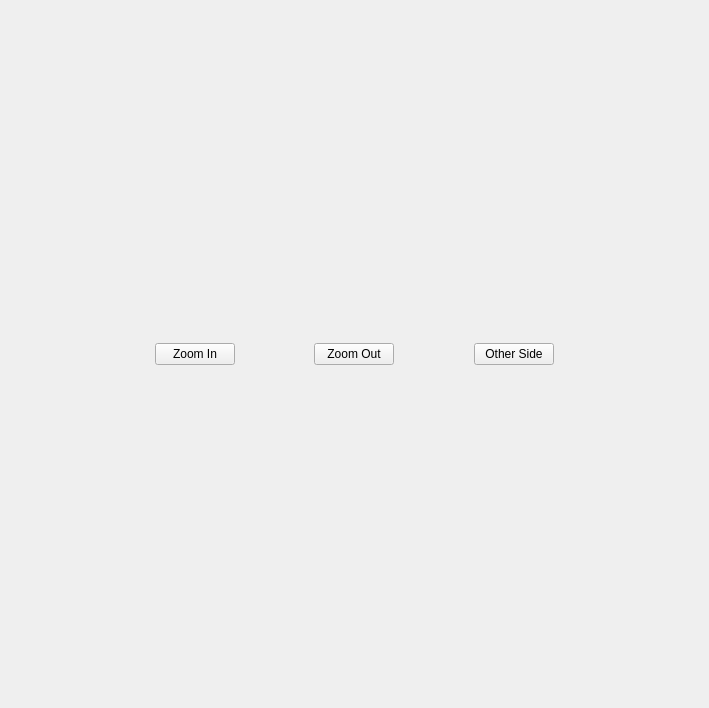
<?xml version="1.0" encoding="UTF-8"?>
<ui version="4.0">
 <class>MainWindow</class>
 <widget class="QMainWindow" name="MainWindow">
  <property name="geometry">
   <rect>
    <x>0</x>
    <y>0</y>
    <width>709</width>
    <height>708</height>
   </rect>
  </property>
  <property name="windowTitle">
   <string>Ballot Inspector</string>
  </property>
  <widget class="QWidget" name="centralwidget">
   <layout class="QVBoxLayout" name="verticalLayout_2">
    <item>
     <layout class="QHBoxLayout" name="horizontalLayout">
      <item>
       <layout class="QHBoxLayout" name="horizontalLayout_3">
        <property name="sizeConstraint">
         <enum>QLayout::SetMinAndMaxSize</enum>
        </property>
        <item>
         <spacer name="horizontalSpacer">
          <property name="orientation">
           <enum>Qt::Horizontal</enum>
          </property>
          <property name="sizeHint" stdset="0">
           <size>
            <width>40</width>
            <height>20</height>
           </size>
          </property>
         </spacer>
        </item>
        <item>
         <spacer name="horizontalSpacer_5">
          <property name="orientation">
           <enum>Qt::Horizontal</enum>
          </property>
          <property name="sizeHint" stdset="0">
           <size>
            <width>40</width>
            <height>20</height>
           </size>
          </property>
         </spacer>
        </item>
        <item>
         <widget class="QPushButton" name="zoomIn">
          <property name="enabled">
           <bool>true</bool>
          </property>
          <property name="text">
           <string>Zoom In</string>
          </property>
         </widget>
        </item>
        <item>
         <spacer name="horizontalSpacer_3">
          <property name="orientation">
           <enum>Qt::Horizontal</enum>
          </property>
          <property name="sizeHint" stdset="0">
           <size>
            <width>40</width>
            <height>20</height>
           </size>
          </property>
         </spacer>
        </item>
        <item>
         <widget class="QPushButton" name="zoomOut">
          <property name="enabled">
           <bool>true</bool>
          </property>
          <property name="text">
           <string>Zoom Out</string>
          </property>
         </widget>
        </item>
        <item>
         <spacer name="horizontalSpacer_4">
          <property name="orientation">
           <enum>Qt::Horizontal</enum>
          </property>
          <property name="sizeHint" stdset="0">
           <size>
            <width>40</width>
            <height>20</height>
           </size>
          </property>
         </spacer>
        </item>
        <item>
         <widget class="QPushButton" name="pushButton">
          <property name="text">
           <string>Other Side</string>
          </property>
         </widget>
        </item>
        <item>
         <spacer name="horizontalSpacer_6">
          <property name="orientation">
           <enum>Qt::Horizontal</enum>
          </property>
          <property name="sizeHint" stdset="0">
           <size>
            <width>40</width>
            <height>20</height>
           </size>
          </property>
         </spacer>
        </item>
        <item>
         <spacer name="horizontalSpacer_2">
          <property name="orientation">
           <enum>Qt::Horizontal</enum>
          </property>
          <property name="sizeHint" stdset="0">
           <size>
            <width>40</width>
            <height>20</height>
           </size>
          </property>
         </spacer>
        </item>
       </layout>
      </item>
     </layout>
    </item>
    <item>
     <layout class="QHBoxLayout" name="imageHolder"/>
    </item>
   </layout>
  </widget>
 </widget>
 <resources/>
 <connections/>
</ui>
